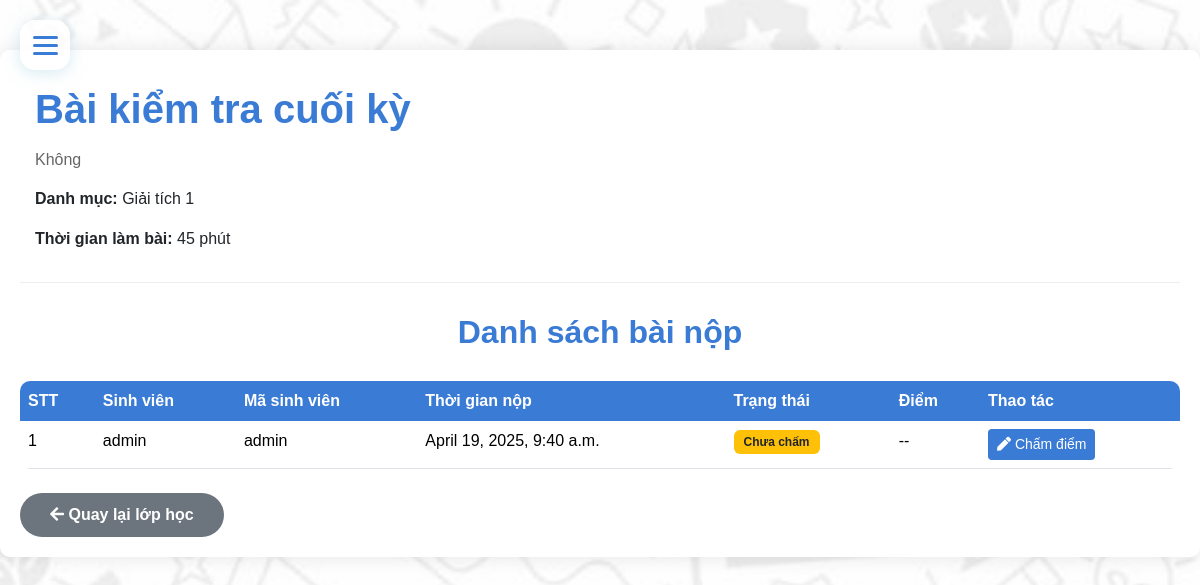
The app's page /quiz/mark_quiz/27 (signed in) with its own data.
### quiz/models.py (models this page shows, shortened)
class Quiz(models.Model):
    QUIZ_TYPES = [
        ('NORMAL', 'Bài kiểm tra thông thường'),
        ('PDF', 'Bài kiểm tra PDF'),
    ]
    id = models.AutoField(primary_key=True)
    title = models.CharField(max_length=255)
    description = models.TextField()
    class_id = models.ForeignKey(MyClass, on_delete=models.CASCADE, null=True, blank=True)
    category = models.ForeignKey(Category, on_delete=models.CASCADE,null=True, blank=True)
    quiz_file = models.FileField(upload_to='quiz/' , null=True, blank=True)
    quiz_type = models.CharField(max_length=10, choices=QUIZ_TYPES, default='NORMAL')
    created_at = models.DateTimeField(auto_now_add=True)
    updated_at = models.DateTimeField(auto_now=True)
    duration = models.IntegerField(default=45)
    total_questions = models.IntegerField()
    instructor = models.ForeignKey(User, on_delete=models.CASCADE,null=True, blank=True)
    active = models.BooleanField(default=False)
    class Meta:
        verbose_name_plural = 'Quizzes'

class Category(models.Model):
    name = models.CharField(max_length=255)
    class Meta:
        verbose_name_plural = 'Categories'

class PDFSubmission(models.Model):
    id = models.AutoField(primary_key=True)
    user = models.ForeignKey(User, on_delete=models.CASCADE)
    quiz = models.ForeignKey(Quiz, on_delete=models.CASCADE)
    quiz_result = models.ForeignKey(QuizResult, on_delete=models.CASCADE)
    submission_file = models.FileField(upload_to='quiz_submissions/')
    submission_date = models.DateTimeField(auto_now_add=True)
    score = models.FloatField(default=0)
    is_graded = models.BooleanField(default=False)

### account/models.py (models this page shows, shortened)
class Profile(models.Model):
    user = models.OneToOneField(User, on_delete=models.CASCADE, null=True, related_name='profile', verbose_name='User Object')
    user_class = models.TextField(blank=True, null=True)
    email = models.EmailField(blank=True, null=True, max_length=254, unique=True)
    profile_img = models.ImageField(upload_to='profile_images', default='profile_images/user.jpg', blank=True, null=True, verbose_name='Profile Pic')
    studen_id = models.CharField(max_length=15, blank=True, null=True)
    GENDER = (
        ('Male', 'Male'),
        ('Female', 'Female'),
        ('Other', 'Other'),
    )
    gender = models.CharField(max_length=6, choices=GENDER, blank=True, null=True)

### quiz/views.py (the view, shortened to what this page needs)
# urls.py: path('mark_quiz/<int:quiz_id>', views.mark_quiz, name='mark_quiz'),
@login_required(login_url='login')
@user_passes_test(is_giaovien)
def mark_quiz(request, quiz_id):
    quiz = get_object_or_404(Quiz, id=quiz_id)
    if quiz.quiz_type == 'PDF':
        pdf_submissions = PDFSubmission.objects.filter(quiz=quiz)
        return render(request, 'mark_pdf_quiz.html', {
            'quiz': quiz,
            'pdf_submissions': pdf_submissions
        })

### quiz/views.py (called while the page is built)
def is_giaovien(user):
    return user.is_staff or user.is_superuser

### templates/mark_pdf_quiz.html (shortened to what this page needs)
{% load static %}
<!DOCTYPE html>
<html lang="en">
<head>
    <link rel="stylesheet" href="/static/cssQuan/bootstrap.min.css">
    <link rel="stylesheet" href="/static/css/style.css">
    <link rel="stylesheet" href="https://cdnjs.cloudflare.com/ajax/libs/font-awesome/5.15.4/css/all.min.css">
</head>
<body>
    {% include "Components/newmenu.html" %}
    <div class="container">
        <div class="quiz-header">
            <h1 class="quiz-title">{{ quiz.title }}</h1>
            <p class="quiz-description">{{ quiz.description }}</p>
            <div class="quiz-info">
                {% if quiz.category %}
                    <p><strong>Danh mục:</strong> {{ quiz.category.name }}</p>
                {% endif %}
                <p><strong>Thời gian làm bài:</strong> {{ quiz.duration }} phút</p>
            </div>
        </div>
        <h2 class="section-title">Danh sách bài nộp</h2>
        {% if pdf_submissions %}
            <div class="table-responsive">
                <table class="table table-hover">
                    <thead>
                        <tr>
                            <th scope="col">STT</th>
                            <th scope="col">Sinh viên</th>
                            <th scope="col">Mã sinh viên</th>
                            <th scope="col">Thời gian nộp</th>
                            <th scope="col">Trạng thái</th>
                            <th scope="col">Điểm</th>
                            <th scope="col">Thao tác</th>
                        </tr>
                    </thead>
                    <tbody>
                        {% for submission in pdf_submissions %}
                            <tr>
                                <td>{{ forloop.counter }}</td>
                                <td>{{ submission.user.username }}</td>
                                <td>{{ submission.user.profile.studen_id }}</td>
                                <td>{{ submission.submission_date }}</td>
                                <td>
                                    {% if submission.is_graded %}
                                        <span class="badge bg-success">Đã chấm</span>
                                    {% else %}
                                        <span class="badge bg-warning text-dark">Chưa chấm</span>
                                    {% endif %}
                                </td>
                                <td>
                                    {% if submission.is_graded %}
                                        {{ submission.score }}
                                    {% else %}
                                        --
                                    {% endif %}
                                </td>
                                <td>
                                    <a href="{% url 'grade_pdf_submission' submission.id %}" class="btn btn-sm btn-view">
                                        <i class="fas fa-pen"></i>
                                        {% if submission.is_graded %}
                                            Sửa điểm
                                        {% else %}
                                            Chấm điểm
                                        {% endif %}
                                    </a>
                                </td>
                            </tr>
                        {% endfor %}
                    </tbody>
                </table>
            </div>
        {% else %}
            <div class="empty-state">
                <i class="fas fa-file-pdf"></i>
                <h4>Chưa có bài nộp</h4>
                <p>Hiện chưa có sinh viên nào nộp bài cho đề kiểm tra này.</p>
            </div>
        {% endif %}
        <div class="mt-4">
            {% if quiz.class_id %}
                <a href="{% url 'class_detail' quiz.class_id.id %}" class="btn btn-back">
                    <i class="fas fa-arrow-left mr-2"></i> Quay lại lớp học
                </a>
            {% else %}
                <a href="{% url 'all_quiz' %}" class="btn btn-back">
                    <i class="fas fa-arrow-left mr-2"></i> Quay lại danh sách đề kiểm tra
                </a>
            {% endif %}
        </div>
    </div>
</body>
</html>

### static/css/style.css (style rules this page uses)
* { font-family: 'Arial', 'Tahoma', 'Verdana', 'Roboto', 'Open Sans', sans-serif; }
body { background-image: url("../images/Bg1.jpg"); background-size: cover; background-repeat: no-repeat; background-attachment: fixed; background-position: center; }

### templates/mark_pdf_quiz.html (style rules this page uses)
body { background-color: #f5f5f5; }
.container { max-width: 1200px; margin: 50px auto; background: #fff; border-radius: 10px; box-shadow: 0 0 20px rgba(0,0,0,0.1); padding: 20px; }
.quiz-header { padding: 15px; margin-bottom: 20px; border-bottom: 1px solid #eee; text-align: left; }
.quiz-title { color: #3a7bd5; font-weight: bold; margin-bottom: 15px; }
.quiz-description { color: #666; margin-bottom: 15px; }
.quiz-info { margin-bottom: 10px; }
.table-responsive { border-radius: 10px; overflow: hidden; }
.table { margin-bottom: 0; }
.table th { background: #3a7bd5; color: white; border: none; }
.badge { padding: 6px 10px; font-weight: 600; }
.btn-view { background: #3a7bd5; color: white; }
.section-title { text-align: center; color: #3a7bd5; font-weight: bold; margin: 30px 0; }
.btn-back { background: #6c757d; color: #fff; border: none; padding: 10px 30px; border-radius: 30px; font-weight: bold; transition: all 0.3s; }

### records on screen
Quiz: title "Bài kiểm tra cuối kỳ", description "Không", category.name "Giải tích 1", duration "45"
PDFSubmission: user.username "admin", user.profile.studen_id "admin", submission_date "April 19, 2025, 9:40 a.m.", is_graded "Chưa chấm"
